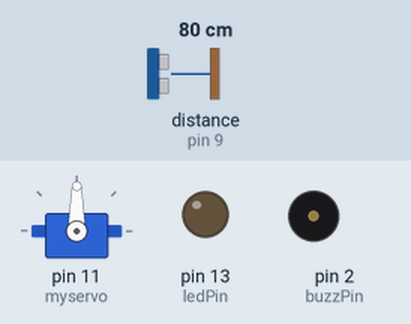
The sketch below on a simulated Arduino Uno, built with avr-gcc and run on an emulated ATmega328P. Shown: servo, output pins drawn as LEDs (lit = HIGH), buzzer (waves = sounding, pin HIGH). Wiring (inferred from the names in the program): ultrasonic range finder: trigger pin 10; echo pin 9. The test bench sets the inputs (shaded band); at power-on: distance to the obstacle (sensor on pin 9) 80 cm. The echo pulse lasts 58.3 µs per cm; pins used as bus, display or sensor lines are not drawn.

Above: at 1.2 s.
1.3 s: distance to the obstacle (sensor on pin 9) set to 2 cm
At 2.2 s:
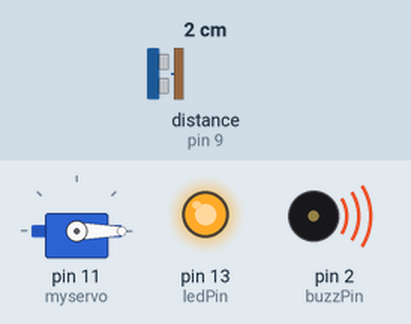
2.8 s: distance to the obstacle (sensor on pin 9) set to 18 cm
At 3.5 s:
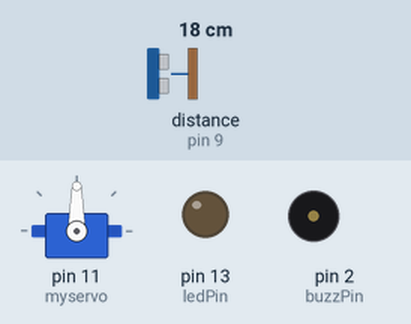
4.3 s: distance to the obstacle (sensor on pin 9) set to 4 cm
At 5.7 s:
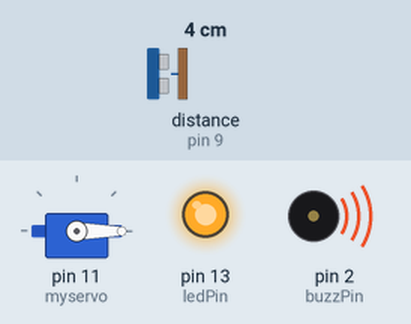
Timing chart, 0 to 7.3 s (numbered marks = the images above; inputs shaded):
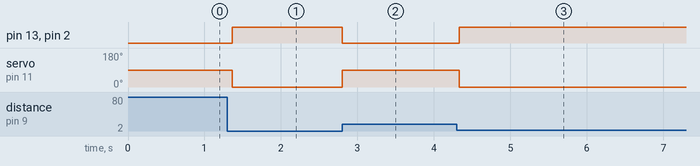

Measured:
- after the input at 1.3 s, pin 13 (ledPin), pin 2 (buzzPin): LOW → HIGH after 0.06 s; servo on pin 11 (myservo): 90° → 0° after 0.06 s
- after the input at 2.8 s, pin 13 (ledPin), pin 2 (buzzPin): HIGH → LOW at once; servo on pin 11 (myservo): 0° → 90° at once
- after the input at 4.3 s, pin 13 (ledPin), pin 2 (buzzPin): LOW → HIGH at once; servo on pin 11 (myservo): 90° → 0° at once

The sketch:

sketch_jul23a.ino
```cpp
#include <Servo.h>
Servo myservo;
int pos = 0;
int const trigPin = 10;
int const echoPin = 9;
int const buzzPin = 2;
int const ledPin = 13;
void setup()
{myservo.attach(11);
pinMode(trigPin, OUTPUT);
pinMode(echoPin, INPUT);
pinMode(buzzPin, OUTPUT);
pinMode(ledPin, OUTPUT);
}
void loop()
{int duration, distance;
digitalWrite(trigPin, HIGH);
delay(0);
digitalWrite(trigPin, LOW);
duration = pulseIn(echoPin, HIGH);
distance = (duration / 2) / 29.1;
if (distance <= 15 && distance >= 0)
{digitalWrite(buzzPin, HIGH);
digitalWrite(ledPin, HIGH);
{myservo.write(0);
delay(15);
}}
else
{digitalWrite(buzzPin, LOW);
 digitalWrite(ledPin, LOW);
{myservo.write(90);
 delay(15);
}}
delay(60);
}
```
